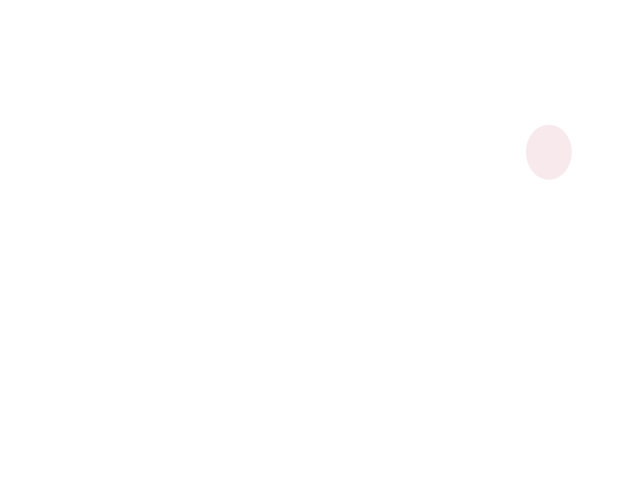
Frame 1 (no input)
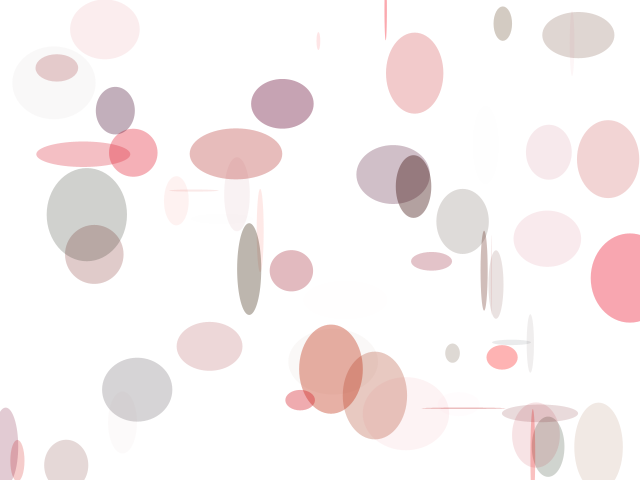
Frame 60 (the mouse pressed at the canvas centre just before this capture)
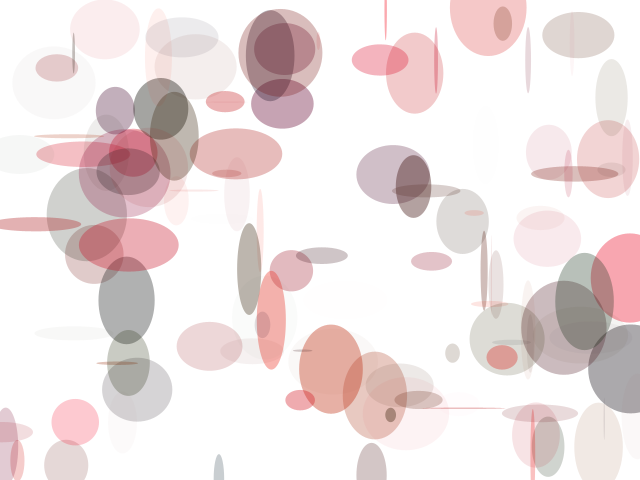
Frame 120 (the mouse held since frame 60 and released just before this capture)

The Processing sketch that drew these frames (run headless with seeded random() and noise(); from frame 60 on, the mouse is pressed at the canvas centre):

// Processing sketch: processing_71752
// ── processing_71752.pde

void setup(){
  size (640,480);
  background(255);
   smooth();
   noStroke();
}

void draw(){

  fill(random(0,255), random(0,50),random(0,50), random(0,100));
  ellipse(random(width),random(height),random(100),random(100));
}
